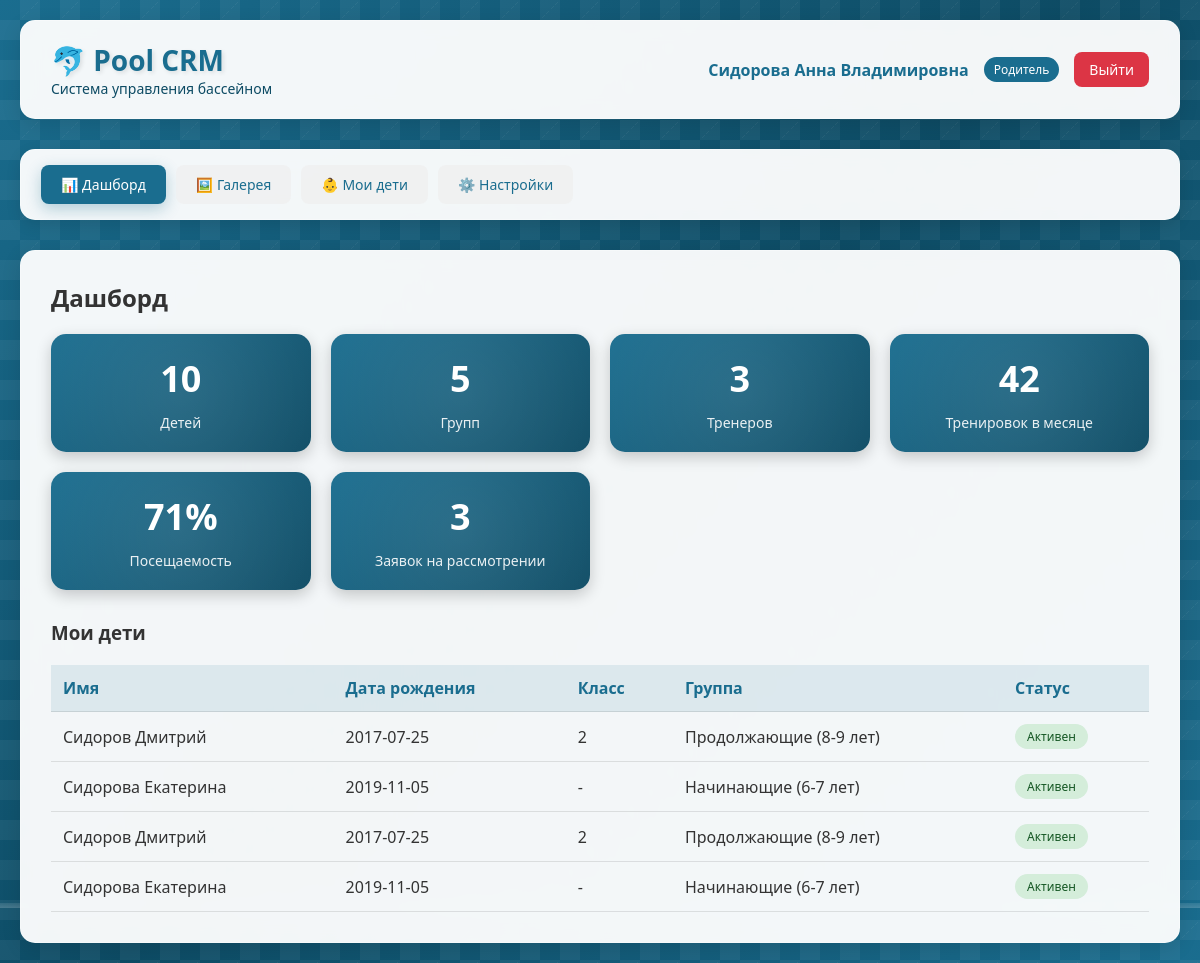
/dashboard (signed in), run on the app's committed database.
### database.py (models this page shows)
class ParentDB(Base):
    __tablename__ = "parents"
    id = Column(Integer, primary_key=True, index=True)
    role = Column(SQLEnum(UserRole), default=UserRole.PARENT)
    name = Column(String, nullable=False)
    email = Column(String, unique=True, nullable=False, index=True)
    phone = Column(String)
    password = Column(String, nullable=False)
    is_vk_linked = Column(Boolean, default=False)
    vk_id = Column(Integer, unique=True, nullable=True)
    vk_link_code = Column(String(6), nullable=True)
    vk_code_expires_at = Column(DateTime, nullable=True)
    notify_absences = Column(Boolean, default=True)
    notify_reminders = Column(Boolean, default=True)
    is_active = Column(Boolean, default=True)
    created_at = Column(String, default=lambda: datetime.now().strftime("%d.%m.%Y %H:%M"))
    children = relationship("ChildDB", back_populates="parent", cascade="all, delete-orphan")
    applications = relationship("ApplicationDB", back_populates="parent")
    notifications = relationship("NotificationDB", back_populates="parent")

class ChildDB(Base):
    __tablename__ = "children"
    id = Column(Integer, primary_key=True, index=True)
    parent_id = Column(Integer, ForeignKey("parents.id"), nullable=False)
    name = Column(String, nullable=False)
    birthdate = Column(Date, nullable=False)
    class_num = Column(Integer)
    study_year = Column(Integer)
    medical_note = Column(String)
    medical_date = Column(Date)
    is_active = Column(Boolean, default=True)
    parent = relationship("ParentDB", back_populates="children")
    enrollments = relationship("EnrollmentDB", back_populates="child")
    attendances = relationship("AttendanceDB", back_populates="child")
    transfer_history = relationship("TransferHistoryDB", back_populates="child")
    transfer_requests = relationship("TransferRequestDB", back_populates="child")
    applications = relationship("ApplicationDB", back_populates="child")  # <-- ДОБАВИТЬ

class GroupDB(Base):
    __tablename__ = "groups"
    id = Column(Integer, primary_key=True, index=True)
    name = Column(String, nullable=False)
    level = Column(Integer, nullable=False)
    coach_id = Column(Integer, ForeignKey("coaches.id"))
    max_capacity = Column(Integer, default=12)
    age_tolerance = Column(Float, default=1.0)
    is_active = Column(Boolean, default=True)
    created_at = Column(String, default=lambda: datetime.now().strftime("%d.%m.%Y %H:%M"))
    coach = relationship("CoachDB", back_populates="groups")
    time_slots = relationship("TimeSlotDB", back_populates="group", cascade="all, delete-orphan")
    enrollments = relationship("EnrollmentDB", back_populates="group")
    trainings = relationship("TrainingDB", back_populates="group")
    applications = relationship("ApplicationDB", back_populates="group")
    transfer_history_from = relationship("TransferHistoryDB", foreign_keys="TransferHistoryDB.from_group_id", back_populates="from_group")
    transfer_history_to = relationship("TransferHistoryDB", foreign_keys="TransferHistoryDB.to_group_id", back_populates="to_group")
    transfer_requests_from = relationship("TransferRequestDB", foreign_keys="TransferRequestDB.from_group_id", back_populates="from_group")
    transfer_requests_to = relationship("TransferRequestDB", foreign_keys="TransferRequestDB.suggested_group_id", back_populates="suggested_group")

### main.py (the view)
@app.get("/dashboard", response_class=HTMLResponse)
async def dashboard(request: Request, db: Session = Depends(get_db)):
    user = get_current_user(request, db)
    if not user:
        return RedirectResponse(url="/login")
    children_count = db.query(ChildDB).filter(ChildDB.is_active == True).count()
    groups_count = db.query(GroupDB).filter(GroupDB.is_active == True).count()
    coaches_count = db.query(CoachDB).filter(CoachDB.is_active == True).count()
    today = date.today()
    trainings_this_month = db.query(TrainingDB).filter(TrainingDB.date >= date(today.year, today.month, 1), TrainingDB.date <= date(today.year, today.month, 28)).count()
    attendances = db.query(AttendanceDB).filter(AttendanceDB.status == AttendanceStatus.PRESENT).count()
    total_attendances = db.query(AttendanceDB).count()
    attendance_rate = round((attendances / total_attendances * 100) if total_attendances > 0 else 0)
    pending_applications = db.query(ApplicationDB).filter(ApplicationDB.status.in_([ApplicationStatus.NEW, ApplicationStatus.ON_REVIEW])).count()
    stats = {"children": children_count, "groups": groups_count, "coaches": coaches_count, "trainings_this_month": trainings_this_month, "attendance_rate": attendance_rate, "pending_applications": pending_applications}
    user_children = []
    if user["role"] == "parent":
        children = db.query(ChildDB).filter(ChildDB.parent_id == user["id"], ChildDB.is_active == True).all()
        for child in children:
            enrollment = db.query(EnrollmentDB).filter(EnrollmentDB.child_id == child.id, EnrollmentDB.status == EnrollmentStatus.ACTIVE).first()
            user_children.append({"id": child.id, "name": child.name, "birthdate": child.birthdate, "class_num": child.class_num, "group_name": enrollment.group.name if enrollment else None, "is_active": child.is_active})
    user["children"] = user_children
    return templates.TemplateResponse(name="dashboard.html", request=request, context={"request": request, "user": user, "stats": stats})

### templates/dashboard.html (shortened to what this page needs)
{% extends "base.html" %}
{% block content %}
<div class="action-bar">
    <h2>Дашборд</h2>
</div>
<div class="stats-grid">
    <div class="stat-card">
        <div class="stat-number">{{ stats.children }}</div>
        <div class="stat-label">Детей</div>
    </div>
    <div class="stat-card">
        <div class="stat-number">{{ stats.groups }}</div>
        <div class="stat-label">Групп</div>
    </div>
    <div class="stat-card">
        <div class="stat-number">{{ stats.coaches }}</div>
        <div class="stat-label">Тренеров</div>
    </div>
    <div class="stat-card">
        <div class="stat-number">{{ stats.trainings_this_month }}</div>
        <div class="stat-label">Тренировок в месяце</div>
    </div>
    <div class="stat-card">
        <div class="stat-number">{{ stats.attendance_rate }}%</div>
        <div class="stat-label">Посещаемость</div>
    </div>
    <div class="stat-card">
        <div class="stat-number">{{ stats.pending_applications }}</div>
        <div class="stat-label">Заявок на рассмотрении</div>
    </div>
</div>
{% if user.role == 'parent' and user.children %}
<h3>Мои дети</h3>
<table class="data-table">
    <thead>
        <tr>
            <th>Имя</th>
            <th>Дата рождения</th>
            <th>Класс</th>
            <th>Группа</th>
            <th>Статус</th>
        </tr>
    </thead>
    <tbody>
        {% for child in user.children %}
        <tr>
            <td>{{ child.name }}</td>
            <td>{{ child.birthdate }}</td>
            <td>{{ child.class_num or '-' }}</td>
            <td>{{ child.group_name or 'Не назначен' }}</td>
            <td>
                <span class="status-badge {% if child.is_active %}status-active{% else %}status-completed{% endif %}">
                    {% if child.is_active %}Активен{% else %}Неактивен{% endif %}
                </span>
            </td>
        </tr>
        {% endfor %}
    </tbody>
</table>
{% endif %}
{% endblock %}

### templates/base.html (shortened to what this page needs)
<!DOCTYPE html>
<html lang="ru">
<head>
    <link rel="stylesheet" href="/static/style.css">
</head>
<body>
    <div class="background-pool">
        <div class="bubbles"></div>
    </div>
    <div class="container">
        <div class="header">
            <div class="logo">
                <h1>🐬 Pool CRM</h1>
                <p>Система управления бассейном</p>
            </div>
            <div class="user-info">
                <span class="user-name">{{ user.name }}</span>
                <span class="user-role">
                    {% if user.role == 'admin' %}Администратор
                    {% elif user.role == 'coach' %}Тренер
                    {% else %}Родитель{% endif %}
                </span>
                <a href="/logout" class="logout-btn">Выйти</a>
            </div>
        </div>
        <div class="nav-menu">
            <a href="/dashboard" class="nav-link {% if request.url.path == '/dashboard' %}active{% endif %}">📊 Дашборд</a>
            <a href="/gallery" class="nav-link {% if request.url.path == '/gallery' %}active{% endif %}">🖼️ Галерея</a>
            {% if user.role == 'parent' %}
            <a href="/children" class="nav-link {% if request.url.path == '/children' %}active{% endif %}">👶 Мои дети</a>
            <a href="/profile" class="nav-link {% if request.url.path == '/profile' %}active{% endif %}">⚙️ Настройки</a>
            {% endif %}
        </div>
        <div class="content">
            {% block content %}{% endblock %}
        </div>
    </div>
</body>
</html>

### static/style.css (style rules this page uses)
* { margin: 0; padding: 0; box-sizing: border-box; }
body { font-family: 'Segoe UI', Tahoma, Geneva, Verdana, sans-serif; min-height: 100vh; color: #333; position: relative; overflow-x: hidden; }
.background-pool { position: fixed; top: 0; left: 0; width: 100%; height: 100%; z-index: -1; overflow: hidden; }
.bubbles { position: absolute; width: 100%; height: 100%; overflow: hidden; }
.container { max-width: 1200px; margin: 0 auto; padding: 20px; position: relative; z-index: 1; }
.header { background: rgba(255, 255, 255, 0.95); backdrop-filter: blur(10px); border-radius: 15px; padding: 20px 30px; margin-bottom: 30px; box-shadow: 0 5px 20px rgba(0,0,0,0.1); display: flex; justify-content: space-between; align-items: center; flex-wrap: wrap; border: 1px solid rgba(255, 255, 255, 0.3); }
.logo h1 { color: #1a6d8f; font-size: 28px; text-shadow: 2px 2px 4px rgba(0,0,0,0.1); }
.logo p { color: #0d4b64; font-size: 14px; }
.user-info { display: flex; align-items: center; gap: 15px; }
.user-name { font-weight: 600; color: #1a6d8f; }
.user-role { background: #1a6d8f; color: white; padding: 4px 10px; border-radius: 20px; font-size: 12px; }
.logout-btn { background: #dc3545; color: white; border: none; padding: 8px 15px; border-radius: 8px; cursor: pointer; text-decoration: none; font-size: 14px; transition: all 0.3s; }
.nav-menu { background: rgba(255, 255, 255, 0.95); backdrop-filter: blur(10px); border-radius: 15px; padding: 15px 20px; margin-bottom: 30px; box-shadow: 0 5px 15px rgba(0,0,0,0.1); display: flex; gap: 10px; flex-wrap: wrap; border: 1px solid rgba(255, 255, 255, 0.3); }
.nav-link { background: rgba(240, 240, 240, 0.8); border: none; padding: 10px 20px; border-radius: 8px; cursor: pointer; text-decoration: none; color: #1a6d8f; font-size: 14px; font-weight: 500; transition: all 0.3s; }
.nav-link.active { background: #1a6d8f; color: white; box-shadow: 0 5px 15px rgba(26, 109, 143, 0.3); }
.content { background: rgba(255, 255, 255, 0.95); backdrop-filter: blur(10px); border-radius: 15px; padding: 30px; box-shadow: 0 5px 20px rgba(0,0,0,0.1); min-height: 500px; border: 1px solid rgba(255, 255, 255, 0.3); }
.stats-grid { display: grid; grid-template-columns: repeat(auto-fit, minmax(250px, 1fr)); gap: 20px; margin-bottom: 30px; }
.stat-card { background: linear-gradient(135deg, #1a6d8f 0%, #0d4b64 100%); color: white; padding: 20px; border-radius: 15px; text-align: center; transition: all 0.3s; box-shadow: 0 5px 15px rgba(0,0,0,0.2); position: relative; overflow: hidden; }
.stat-card::before { content: ''; position: absolute; top: -50%; left: -50%; width: 200%; height: 200%; background: radial-gradient(circle, rgba(255,255,255,0.1) 0%, transparent 70%); animation: cardShine 4s linear infinite; }
.stat-number { font-size: 36px; font-weight: bold; margin-bottom: 10px; }
.stat-label { font-size: 14px; opacity: 0.9; }
.data-table { width: 100%; border-collapse: collapse; margin-top: 20px; }
.data-table th, .data-table td { padding: 12px; text-align: left; border-bottom: 1px solid rgba(0,0,0,0.1); }
.data-table th { background: rgba(26, 109, 143, 0.1); font-weight: 600; color: #1a6d8f; }
.status-badge { display: inline-block; padding: 4px 12px; border-radius: 20px; font-size: 12px; font-weight: 500; }
.status-active { background: #d4edda; color: #155724; }
.action-bar { display: flex; justify-content: space-between; align-items: center; margin-bottom: 20px; flex-wrap: wrap; gap: 15px; }

### data on the page
ParentDB: name "Сидорова Анна Владимировна"
ChildDB: name "Сидоров Дмитрий", birthdate "2017-07-25"
GroupDB: name "Продолжающие (8-9 лет)" "Продолжающие (8-9 лет)"
ChildDB: name "Сидорова Екатерина", birthdate "2019-11-05"
GroupDB: name "Начинающие (6-7 лет)" "Начинающие (6-7 лет)"
ChildDB: name "Сидоров Дмитрий", birthdate "2017-07-25"
ChildDB: name "Сидорова Екатерина", birthdate "2019-11-05"

### other printed values
{{ stats.children }} "10"
{{ stats.groups }} "5"
{{ stats.coaches }} "3"
{{ stats.trainings_this_month }} "42"
{{ stats.attendance_rate }} "71"
{{ stats.pending_applications }} "3"
{{ child.class_num or '-' }} "2" "-" "2" "-"
